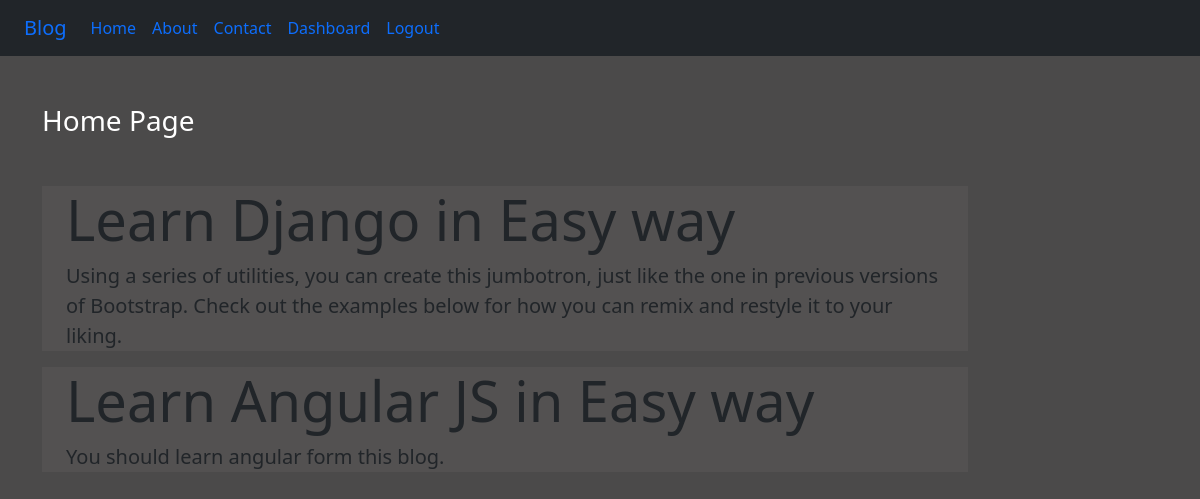
The app's page / (signed in) with its own data.
### myapp/models.py (models this page shows)
class Post(models.Model):
    title= models.CharField(max_length=100)
    desc = models.TextField()

### myapp/views.py (the view)
# urls.py: 2. Add a URL to urlpatterns:  path('', views.home, name='home')
def home(request):
    posts = Post.objects.all()
    return render(request,'blog/home.html',{'post':posts})

### templates/blog/home.html
{% extends 'blog/base.html' %}
{% load static %}
{% block content %}
<div class="col-sm-10">
  <h3 class="text-white my-5">Home Page</h3>
  {% for posts in post %}
  <div class="jumbotron jumbotron-fluid jumbo-color">
    <div class="container">
      <h1 class="display-4">{{posts.title}}</h1>
      <p class="lead">{{posts.desc}}</p>
    </div>
  </div>
  {% endfor %}
</div>
{% endblock content %}

### static/css/style8.css (style rules this page uses)
body { background-color: rgb(75,74,74); margin: 0px; padding: 0px; }
.jumbo-color { background-color: rgb(83,81,81); }

### records on screen
Post: title "Learn Django in Easy way", desc "Using a series of utilities, you can create this jumbotron, just like the one in previous versions of Bootstrap. Check out the examples below for how you can remix and restyle it to your liking."
Post: title "Learn Angular JS in Easy way", desc "You should learn angular form this blog."
